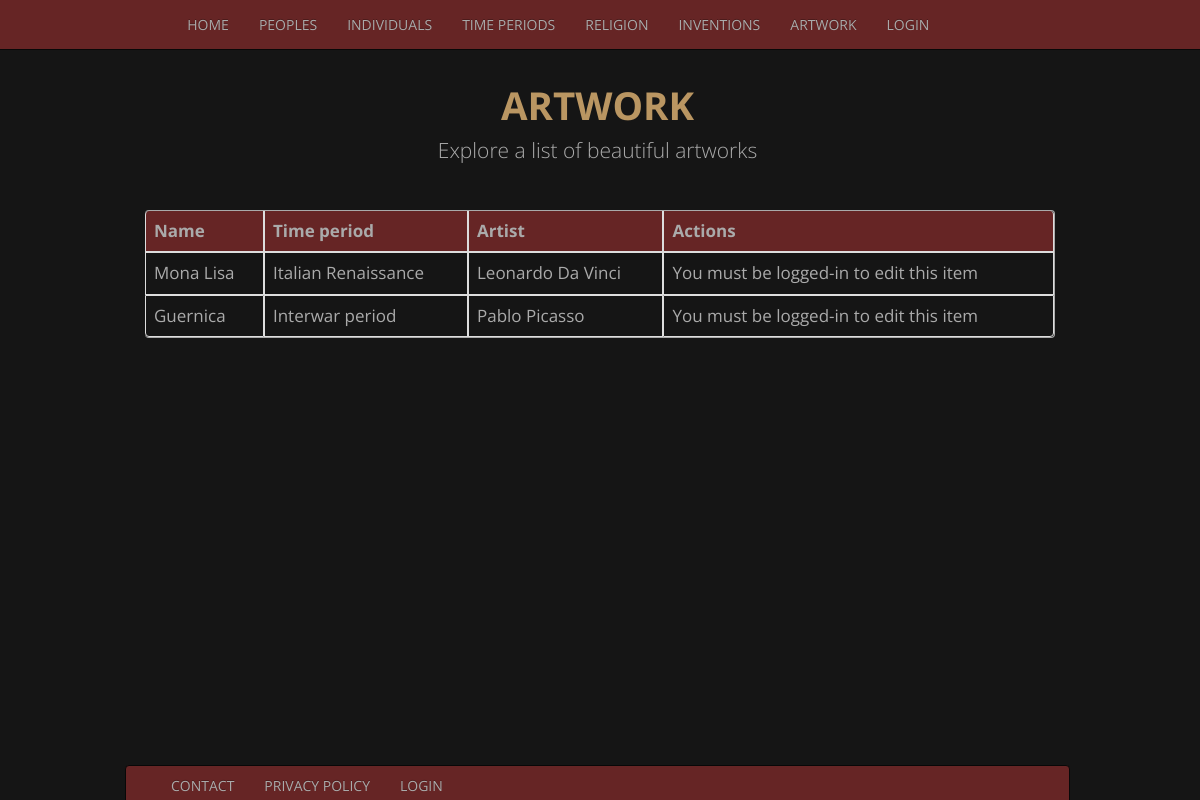
Screenshot of /kunstwerk.php with the database file from the repository.
### tables this page shows
CREATE TABLE `kunstwerk` (
  `kunstwerk_id` int(11) NOT NULL,
  `kunstwerk_naam` varchar(255) NOT NULL,
  `tijd_id` int(11) NOT NULL,
  `mens_id` int(11) NOT NULL,
  `kunstwerk_detail` varchar(5000) NOT NULL
);

CREATE TABLE `tijdperk` (
  `id` int(11) NOT NULL,
  `tijd_naam` varchar(255) NOT NULL,
  `start` varchar(255) NOT NULL,
  `einde` varchar(255) NOT NULL,
  `tijdperk_detail` varchar(5000) NOT NULL
);

CREATE TABLE `mens` (
  `id` int(11) NOT NULL,
  `mens_naam` varchar(255) NOT NULL,
  `bijdrage` varchar(255) NOT NULL,
  `leven` varchar(255) NOT NULL,
  `mens_detail` varchar(5000) NOT NULL
);

### kunstwerk.php (the view, shortened to what this page needs)
<?php include 'includes/header.php' ?>
<?php include 'includes/nav.php' ?>
<?php
function getAllKunstwerk(){
    require("connectie.php");
    try{
        $stmt = $db->prepare("SELECT * FROM kunstwerk
                            LEFT JOIN tijdperk
                            ON kunstwerk.tijd_id =
                            tijdperk.id
                            LEFT JOIN mens
                            ON kunstwerk.mens_id =
                            mens.id
                            ");
        $stmt->execute();
        $result = $stmt->fetchAll();
        return $result;
    }catch(PDOExeption $e){
        $message = $e;
    }
}
?>
    <div class="container">
      <div class="row">
      <div class="starter-template">
        <h1>ARTWORK</h1>
        <p class="lead">Explore a list of beautiful artworks</p>
        <?php
         if (isset($_SESSION['username'])) {
         ?>
        <p>Is there a piece of art missing from this list? Add it <a href="insert_kunstwerk.php">HERE</a></p>
        </div>
        <?php
        } else {
          ?>
          </div>
          <?php
        }
        ?>
        </div>
        <table class="table table-bordered">
            <tr>
                <th>Name</th>
                <th>Time period</th>
                <th>Artist</th>
                <th>Actions</th>
            </tr>
            <?php
              $result =  getAllKunstwerk();
              foreach($result as $row){
                  echo "<tr>";
                    echo "<td><a href='kunstwerk_detail.php?id={$row['kunstwerk_id']}'>{$row['kunstwerk_naam']}</td>";
                    echo "<td><a href='tijdperk_detail.php?id={$row['tijd_id']}'>{$row['tijd_naam']}</a></td>";
                    echo "<td><a href='mens_detail.php?id={$row['mens_id']}'>{$row['mens_naam']}</a></td>";
                    if (isset($_SESSION['username'])) {
                    echo "<td>
                            <a href='edit_kunstwerk.php?edit_id={$row['kunstwerk_id']}'>
                             <span class='glyphicon glyphicon-pencil'></span>
                            </a>
                             <a href='kunstwerk.php?delete_id={$row['kunstwerk_id']}'>
                             <span class='glyphicon glyphicon-trash'></span>
                            </a>
                            <a href='insert_kunstwerk.php?new={$row['kunstwerk_id']}'>
                            <span class='glyphicon glyphicon-plus'></span>
                           </a>
                        </td>";
} else {
  echo "<td>You must be logged-in to edit this item</td>";
}
                  echo "</tr>";
              }
            ?>
        </table>
    </div>
<?php require_once("includes/footer.php"); ?>

### css/main.css (style rules this page uses)
* { color: #aaa; font-family: 'Open Sans', sans-serif; }
body { padding-top: 5%; background-color: #151515; }
.starter-template { padding: 15px; text-align: center; }
h1, h2, h3, h4, h5, h6, h7 { color: #ba9662; }
table { font-size: 17px; }
th { background-color: #662525; }
p { font-size:16px;font-weight:200;line-height:24px; }

### rows the page displays
kunstwerk: kunstwerk_naam "Mona Lisa", tijd.tijd_naam "Italian Renaissance", mens.mens_naam "Leonardo Da Vinci"
kunstwerk: kunstwerk_naam "Guernica", tijd.tijd_naam "Interwar period", mens.mens_naam "Pablo Picasso"

### other values shown
$display "HOME"
$display "PEOPLES"
$display "INDIVIDUALS"
$display "TIME PERIODS"
$display "RELIGION"
$display "INVENTIONS"
$display "ARTWORK"
$display "LOGIN"
$display "CONTACT"
$display "PRIVACY POLICY"
